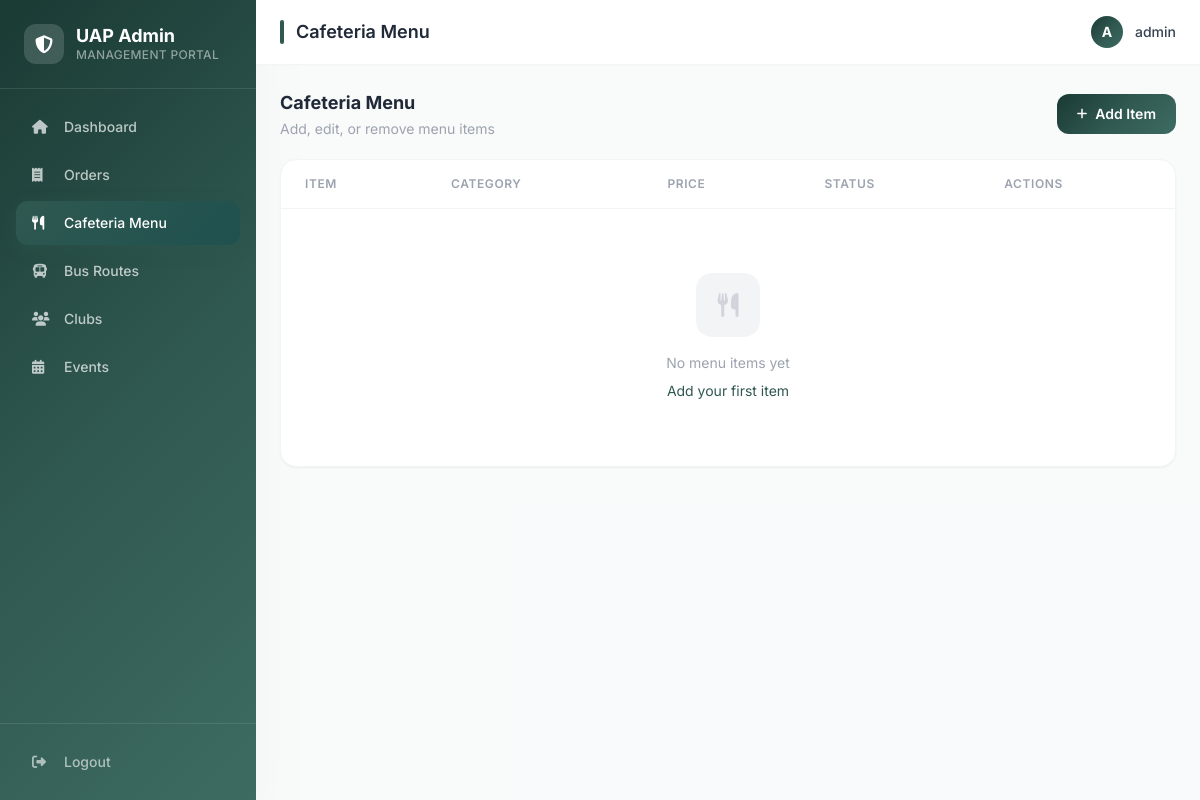
The app's page /uapadmin/menu/ (signed in), older data.
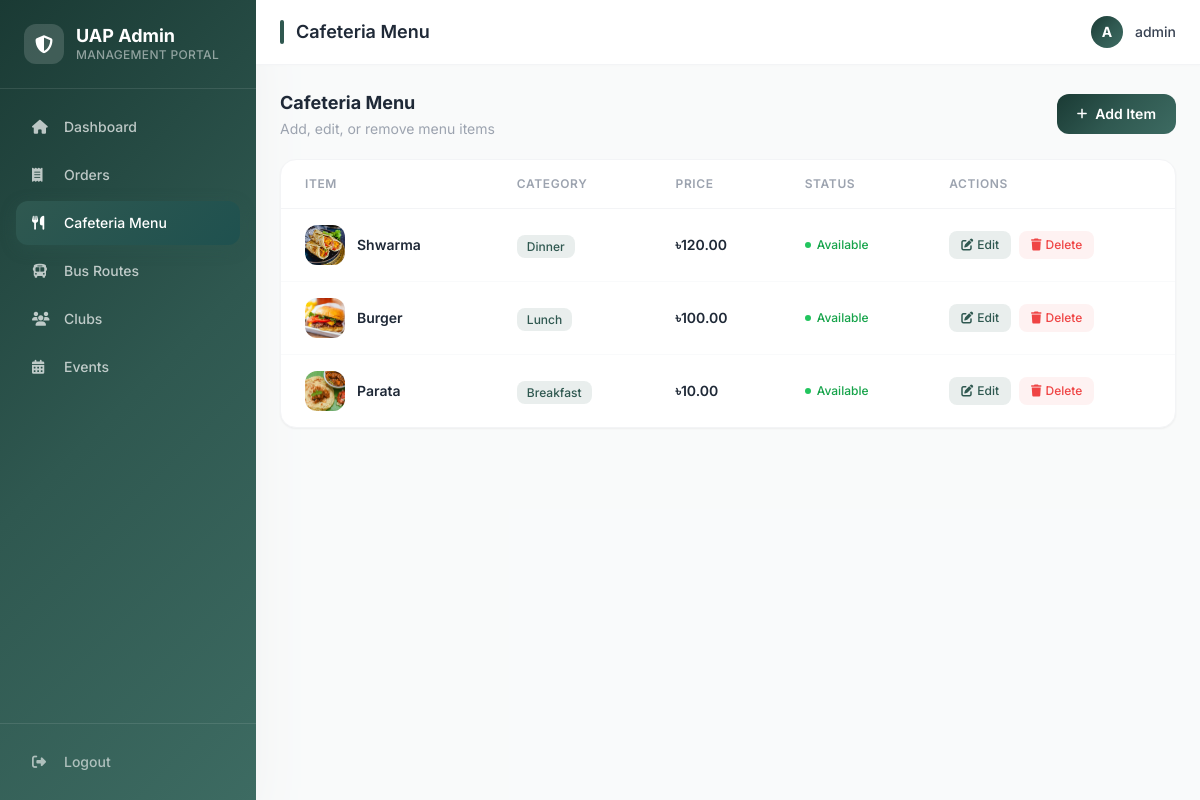
The same page, newer data.
### cafeteria/models.py (models this page shows, shortened)
class MenuItem(models.Model):
    name = models.CharField(max_length=200)
    description = models.TextField(blank=True)
    price = models.DecimalField(max_digits=6, decimal_places=2)
    category = models.CharField(max_length=100, choices=[
        ('breakfast', 'Breakfast'),
        ('lunch', 'Lunch'),
        ('dinner', 'Dinner'),
        ('snacks', 'Snacks'),
        ('beverages', 'Beverages'),
    ])
    is_available = models.BooleanField(default=True)
    image = models.ImageField(upload_to='menu_items/', blank=True, null=True)
    created_at = models.DateTimeField(auto_now_add=True)
    updated_at = models.DateTimeField(auto_now=True)
    class Meta:
        ordering = ['category', 'name']

### cafeteria/views.py (the view)
# urls.py: path('uapadmin/menu/', admin_menu_list, name='admin_menu_list'),
@login_required
@user_passes_test(lambda u: u.is_superuser, login_url='/uapadmin/login/')
def admin_menu_list(request):
    menu_items = MenuItem.objects.all().order_by('-created_at')
    return render(request, 'admin_portal/menu_list.html', {
        'active_page': 'menu',
        'page_title': 'Cafeteria Menu',
        'menu_items': menu_items
    })

### cafeteria/context_processors.py (called while the page is built)
def cart_count(request):
    cart = request.session.get('cart', {})
    return {'cart_count': sum(cart.values())}

### templates/admin_portal/menu_list.html (shortened to what the changed rows need)
{% extends 'admin_portal/layout.html' %}
{% block content %}
<div class="space-y-5">
    <div class="bg-white rounded-2xl border border-gray-100 overflow-hidden shadow-sm">
        <div class="overflow-x-auto">
            <table class="w-full">
                <thead>
                    <tr class="border-b border-gray-100">
                        <th class="px-6 py-4 text-left text-xs font-semibold text-gray-400 uppercase tracking-wider">Item</th>
                        <th class="px-6 py-4 text-left text-xs font-semibold text-gray-400 uppercase tracking-wider">Category</th>
                        <th class="px-6 py-4 text-left text-xs font-semibold text-gray-400 uppercase tracking-wider">Price</th>
                        <th class="px-6 py-4 text-left text-xs font-semibold text-gray-400 uppercase tracking-wider">Status</th>
                        <th class="px-6 py-4 text-left text-xs font-semibold text-gray-400 uppercase tracking-wider">Actions</th>
                    </tr>
                </thead>
                <tbody class="divide-y divide-gray-50">
                    {% for item in menu_items %}
                    <tr class="hover:bg-gray-50/50 smooth-transition">
                        <td class="px-6 py-4">
                            <div class="flex items-center space-x-3">
                                {% if item.image %}
                                <img src="{{ item.image.url }}" alt="{{ item.name }}" class="w-10 h-10 rounded-xl object-cover">
                                {% else %}
                                <div class="w-10 h-10 bg-primary/10 rounded-xl flex items-center justify-center">
                                    <i class="fas fa-utensils text-primary text-sm"></i>
                                </div>
                                {% endif %}
                                <div>
                                    <p class="font-semibold text-gray-800 text-sm">{{ item.name }}</p>
                                </div>
                            </div>
                        </td>
                        <td class="px-6 py-4">
                            <span class="px-2.5 py-1 bg-primary/10 text-primary rounded-lg text-xs font-medium capitalize">{{ item.category }}</span>
                        </td>
                        <td class="px-6 py-4 text-sm font-semibold text-gray-800">৳{{ item.price }}</td>
                        <td class="px-6 py-4">
                            {% if item.is_available %}
                            <span class="flex items-center space-x-1.5 text-xs font-medium text-green-600">
                                <span class="w-1.5 h-1.5 bg-green-500 rounded-full"></span><span>Available</span>
                            </span>
                            {% else %}
                            <span class="flex items-center space-x-1.5 text-xs font-medium text-red-500">
                                <span class="w-1.5 h-1.5 bg-red-400 rounded-full"></span><span>Unavailable</span>
                            </span>
                            {% endif %}
                        </td>
                        <td class="px-6 py-4">
                            <div class="flex space-x-2">
                                <button data-edit-url="{% url 'admin_menu_edit' item.id %}" class="edit-btn px-3 py-1.5 bg-primary/10 text-primary rounded-lg hover:bg-primary hover:text-white smooth-transition text-xs font-medium cursor-pointer">
                                    <i class="fas fa-edit mr-1"></i>Edit
                                </button>
                                <button data-delete-url="{% url 'admin_menu_delete' item.id %}" data-delete-msg="Delete this menu item?" class="delete-btn px-3 py-1.5 bg-red-50 text-red-500 rounded-lg hover:bg-red-500 hover:text-white smooth-transition text-xs font-medium cursor-pointer">
                                    <i class="fas fa-trash mr-1"></i>Delete
                                </button>
                            </div>
                        </td>
                    </tr>
                    {% empty %}
                    <tr>
                        <td colspan="5" class="px-6 py-16 text-center">
                            <div class="w-16 h-16 bg-gray-100 rounded-2xl flex items-center justify-center mx-auto mb-4">
                                <i class="fas fa-utensils text-gray-300 text-2xl"></i>
                            </div>
                            <p class="text-gray-400 text-sm">No menu items yet</p>
                            <a href="{% url 'admin_menu_add' %}" class="text-primary text-sm hover:underline mt-2 inline-block">Add your first item</a>
                        </td>
                    </tr>
                    {% endfor %}
                </tbody>
            </table>
        </div>
    </div>
</div>
{% endblock %}

Row changes from the older to the newer data that the page shows:
added MenuItem: image (picture), name "Shwarma", category "Dinner", price "120.00", is_available True (drawn)
added MenuItem: image (picture), name "Burger", category "Lunch", price "100.00", is_available True (drawn)
added MenuItem: image (picture), name "Parata", category "Breakfast", price "10.00", is_available True (drawn)
Text that changed along with them:
text no longer shown: "No menu items yet Add your first item"
